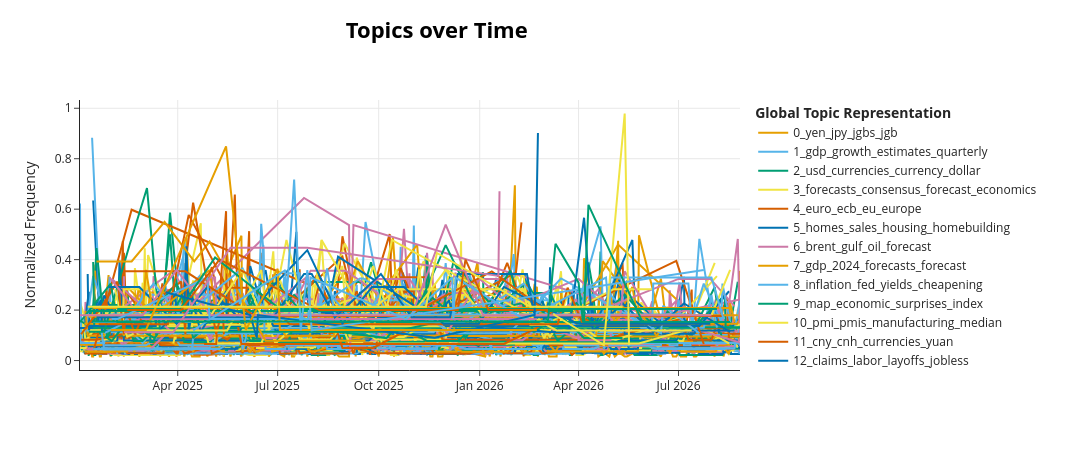

Source (notebook cell):
### Code cell
info = topic_model.get_topic_info()
freq = topic_model.get_topic_info()
top_ids = freq[freq.Topic != -1]["Topic"].tolist()

topic_model.visualize_barchart(top_n_topics=20, n_words=8, width=300, height=300)

fig = topic_model.visualize_topics_over_time(
    topics_over_time,
    topics=top_ids,        # só os 15 maiores
    normalize_frequency=True,
)

fig
